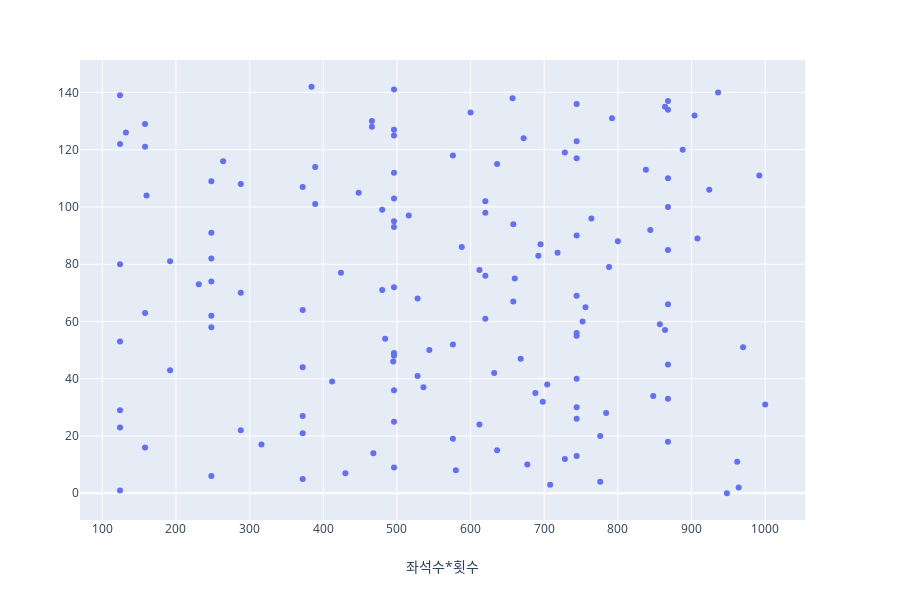

Notebook source saved alongside this figure:
### Code cell
fig = px.scatter(by_film_prime_1000, x="좌석수*횟수")
fig.show()

### Figure 1 — Plotly figure (JSON) as saved in the notebook; plotly's stock layout.template omitted (floating-point values rounded to 4 significant figures; data arrays with more than 128 entries replaced by an {"elided": "..."} marker saying what was removed)
{"data": [{"hoverlabel": {"namelength": 0}, "hovertemplate": "좌석수*횟수=%{x}", "legendgroup": "", "marker": {"color": "#636efa", "symbol": "circle"}, "mode": "markers", "name": "", "showlegend": false, "type": "scatter", "x": {"elided": "143 int values"}, "xaxis": "x", "yaxis": "y"}], "layout": {"height": 600, "legend": {"tracegroupgap": 0}, "margin": {"t": 60}, "xaxis": {"anchor": "y", "domain": [0, 0.98], "title": {"text": "좌석수*횟수"}}, "yaxis": {"anchor": "x", "domain": [0, 1]}}}
